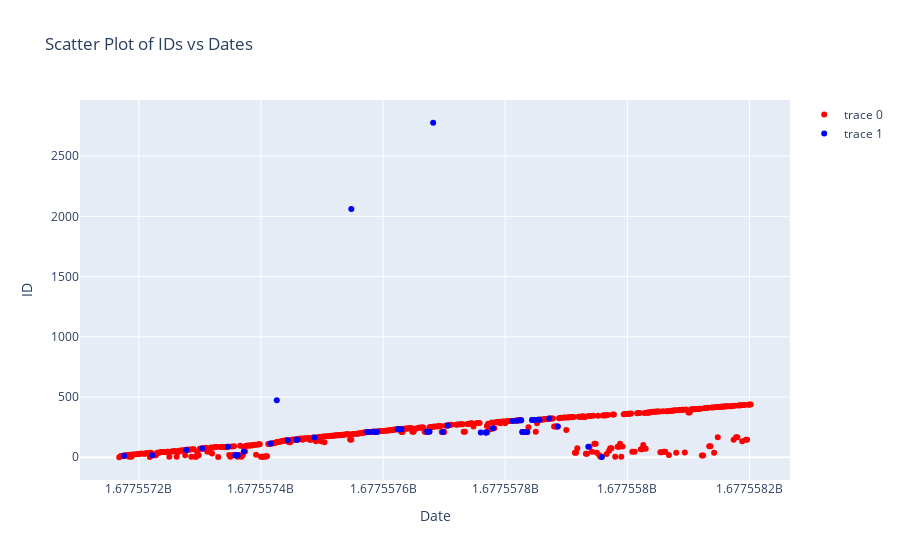

The notebook cell this image was saved under:
### Code cell
import plotly.graph_objs as go

db = dict(zip(list_of_date,list_of_id))
db_test = dict(zip(list_of_date_test,list_of_id_test))
db_test_name = dict(zip(list_of_date_test,list_of_filename_test))
db = {key:val for key, val in db.items() if key > 1677548202}
db_test = {key:val for key, val in db_test.items() if key > 1677548202}
db_test_name = {key:val for key, val in db_test_name.items() if key > 1677548202}

fig = go.Figure()

fig.add_trace(go.Scatter(
    x=list(db.keys()),
    y=list(db.values()),
    mode="markers",
    marker=dict(
        color="red"
    )
))

fig.add_trace(go.Scatter(
    x=list(db_test.keys()),
    y=list(db_test.values()),
    mode="markers",
        marker=dict(
        color="blue"
    )
))

fig.update_layout(
    title="Scatter Plot of IDs vs Dates",
    xaxis_title="Date",
    yaxis_title="ID"
)

if len(db) > 1:
    fig.show()
else:
    print("Insufficient data to plot the graph")

### Figure 1 — Plotly figure (JSON) as saved in the notebook; plotly's stock layout.template omitted (floating-point values rounded to 4 significant figures; data arrays with more than 128 entries replaced by an {"elided": "..."} marker saying what was removed)
{"data": [{"marker": {"color": "red"}, "mode": "markers", "type": "scatter", "x": {"elided": "488 int values"}, "y": {"elided": "488 int values"}}, {"marker": {"color": "blue"}, "mode": "markers", "type": "scatter", "x": [1677557854, 1677557584, 1677557590, 1677557820, 1677557676, 1677557682, 1677557936, 1677557304, 1677557856, 1677557444, 1677557826, 1677557488, 1677557848, 1677557624, 1677557588, 1677557760, 1677557358, 1677557812, 1677557278, 1677557844, 1677557886, 1677557362, 1677557548, 1677557586, 1677557706, 1677557770, 1677557416, 1677557698, 1677557834, 1677557846, 1677557426, 1677557626, 1677557824, 1677557828, 1677557836, 1677557672, 1677557630, 1677557958, 1677557458, 1677557628, 1677557460, 1677557176, 1677557372, 1677557872, 1677557768, 1677557780, 1677557360, 1677557574, 1677557222, 1677557576, 1677557346], "y": [311, 211, 212, 303, 211, 2777, 88, 73, 311, 141, 307, 164, 310, 233, 212, 206, 16, 300, 61, 310, 255, 16, 2060, 211, 264, 206, 114, 210, 210, 310, 473, 233, 307, 210, 210, 211, 233, 3, 145, 233, 145, 12, 48, 321, 206, 240, 16, 210, 16, 210, 88]}], "layout": {"title": {"text": "Scatter Plot of IDs vs Dates"}, "xaxis": {"title": {"text": "Date"}}, "yaxis": {"title": {"text": "ID"}}}}
